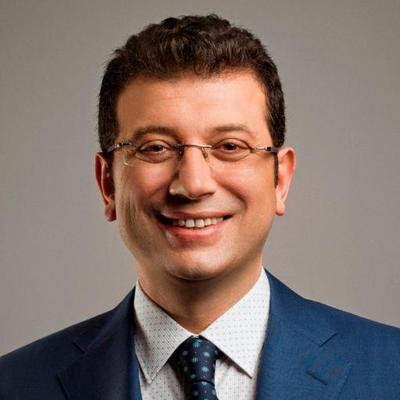
#> input picture Color Quantization/data/ibb.jpg, 400 x 400 px
$ python color_quantization.py --image data/ibb.jpg
#> lines starting #> are read from the running program, lines starting #| are printed output that depends on the picture
import cv2
import argparse
import numpy as np
from sklearn.cluster import KMeans

ap = argparse.ArgumentParser()
ap.add_argument("-i", "--image", required=True, help="Path of image")
ap.add_argument("-s", "--save", help="Path of image that will be saved")
ap.add_argument("-n", "--n_cluster", help="Number of clusters")
args = vars(ap.parse_args())

n_cluster = 3 if args["n_cluster"] is None else int(args["n_cluster"])
image = cv2.imread(args["image"])
#> image is the input picture: shape (400, 400, 3); mean B, G, R 106.8, 113.1, 130.3
k_means = KMeans(n_clusters=n_cluster)

reshaped = image.reshape((image.shape[0] * image.shape[1], 3))
labels = k_means.fit_predict(reshaped)
quant = k_means.cluster_centers_.astype("uint8")[labels]
quant = quant.reshape((image.shape[0], image.shape[1], 3))
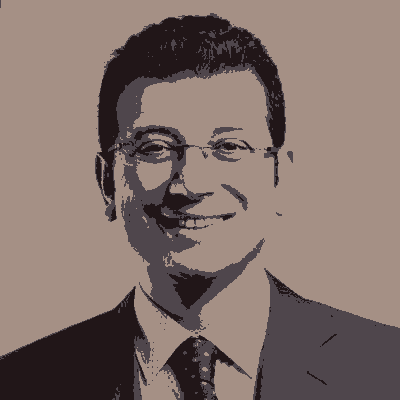
#> quant: shape (400, 400, 3); mean B, G, R 106.6, 112.7, 130.1

cv2.imshow("n_cluster = " + str(n_cluster), np.hstack([image, quant]))
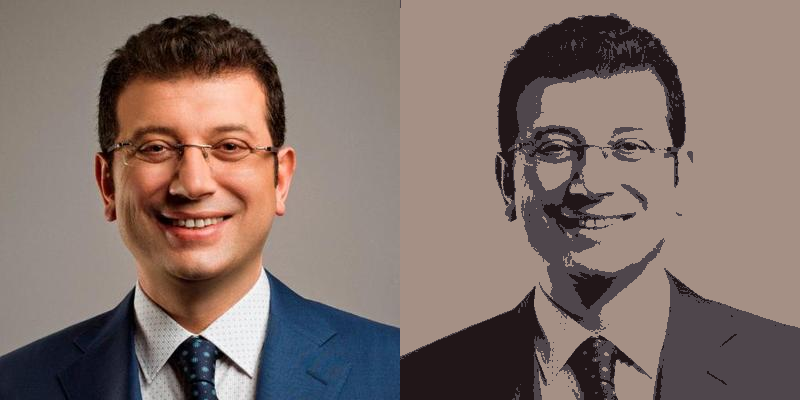
#> window 'n_cluster = 3': shape (400, 800, 3); mean B, G, R 106.7, 112.9, 130.2
cv2.waitKey(0)

if args["save"] is not None:
    cv2.imwrite(args["save"], quant)

$ run again, on Color Quantization/data/selin_res.jpg
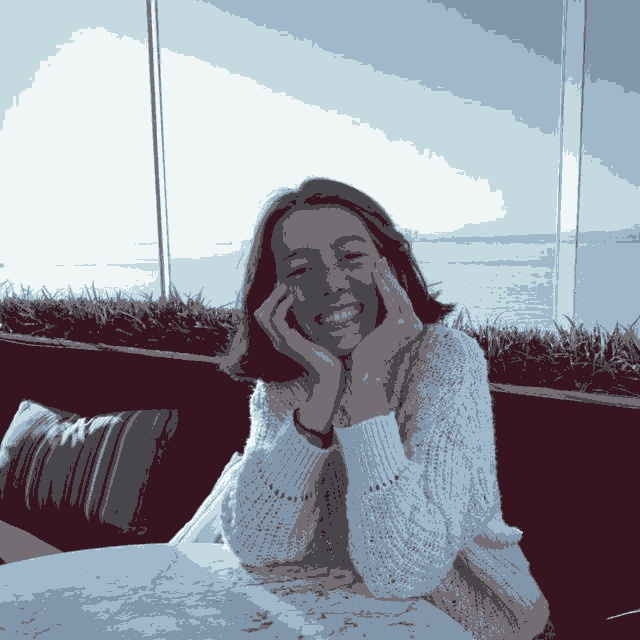
#> input picture Color Quantization/data/selin_res.jpg, 640 x 640 px
#> image is the input picture: shape (640, 640, 3); mean B, G, R 157, 147.1, 143.4
#> `quant = quant.reshape((image.shape[0], image.shape[1], 3))`:
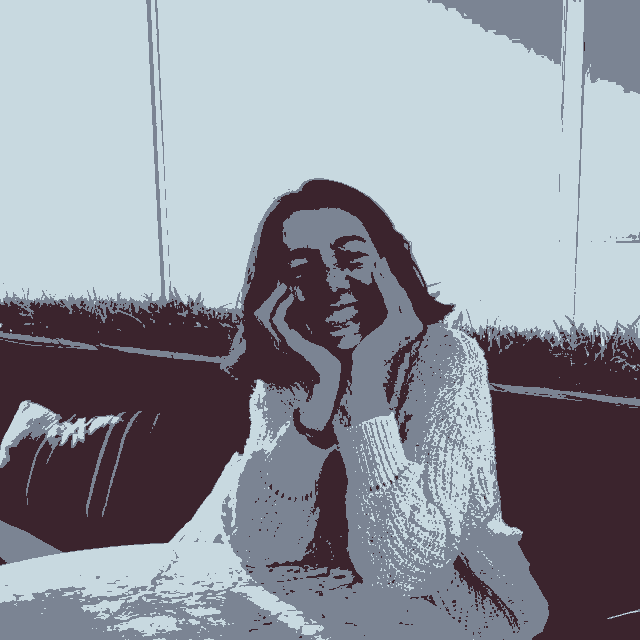
#> quant: shape (640, 640, 3); mean B, G, R 156.3, 146.8, 142.8
#> `cv2.imshow("n_cluster = " + str(n_cluster), np.hstack([image, quant]))`:
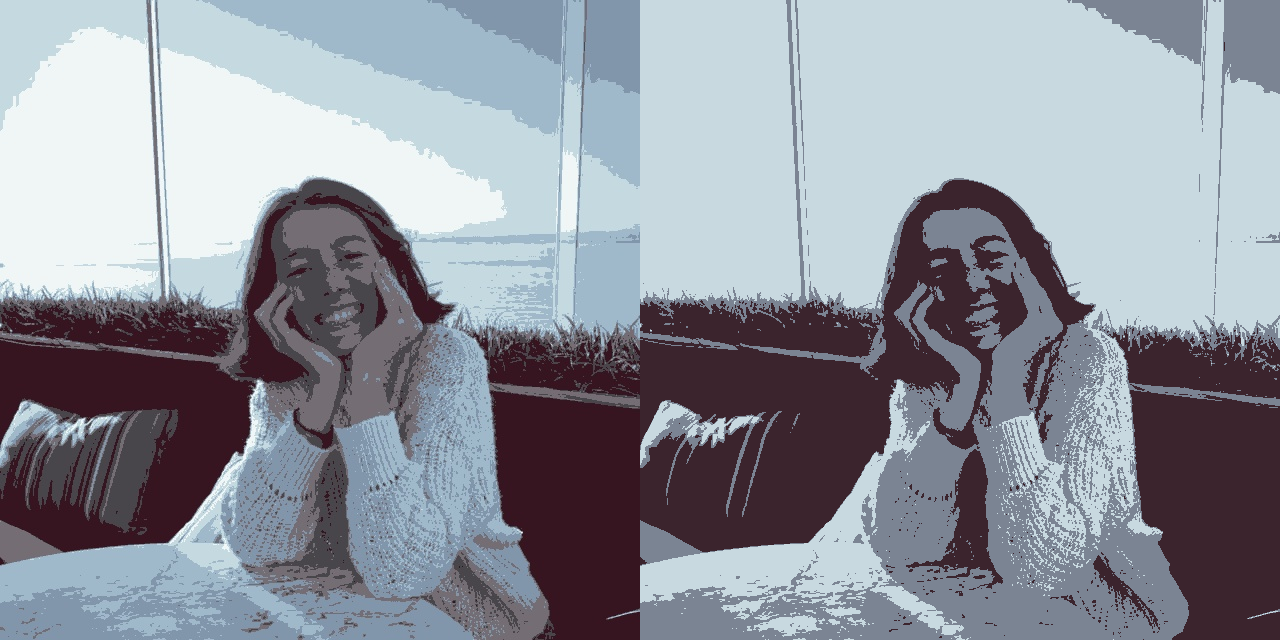
#> window 'n_cluster = 3': shape (640, 1280, 3); mean B, G, R 156.7, 147, 143.1
